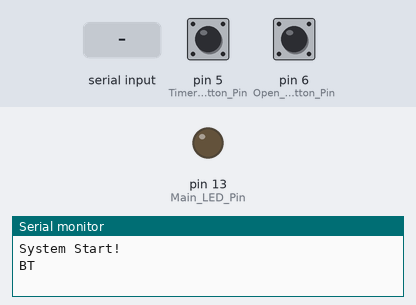
The sketch below on a simulated Arduino Uno, built with avr-gcc and run on an emulated ATmega328P. On the bench: output pins drawn as LEDs (lit = HIGH), the last lines printed to the serial monitor. Inputs (shaded band) come from the test bench; at power-on: pin 6 (Open_Button_Pin) LOW, pin 5 (Timer_Button_Pin) LOW.

Above: at 1.2 s.
1.3 s: pin 6 (Open_Button_Pin) pulled HIGH for 0.15 s
At 2.9 s:
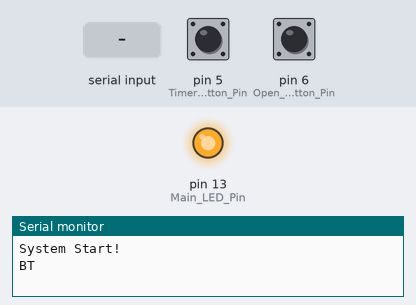
6.0 s: "1" received over the second serial link
At 8.8 s:
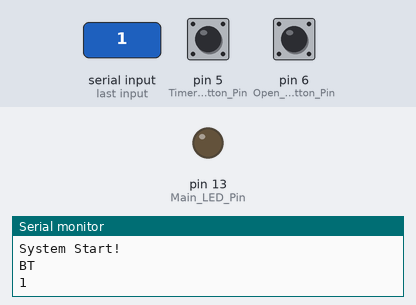
8.9 s: "2" received over the second serial link
At 11.1 s:
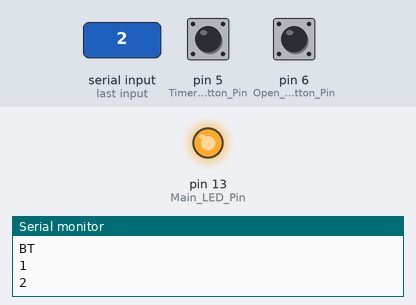
11.9 s: "3" received over the second serial link
At 14.7 s:
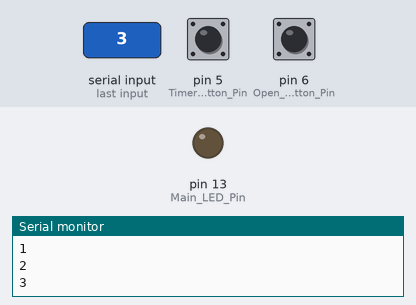
Timing chart, 0 to 16.2 s (numbered marks = the images above; inputs shaded):
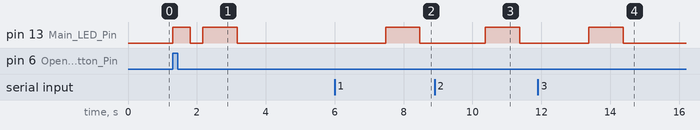

The sketch:

AirConditionerController.ino
```cpp
/*
 Name:		AirConditionerController.ino
 Created:	2018/5/16 下午 07:45:23
 Author:	UShi
*/

#include "IRremote.h"
#include "SoftwareSerial.h"

/// <summary>
/// 冷氣 26度
/// </summary>
unsigned int State1[] = { 3450, 3300, 900, 2450, 900, 2400, 900, 800, 900, 2450, 850, 2450, 900, 800, 900, 750, 900, 800, 900, 800, 900, 750, 900, 2450, 900, 800, 900, 750, 900, 2450, 900, 2400, 900, 2450, 900, 750, 950, 750, 900, 2450, 900, 750, 900, 800, 900, 800, 900, 2400, 900, 2450, 900, 2400, 900, 2450, 900, 750, 900, 2450, 900, 2450, 900, 2400, 900, 800, 900, 750, 3450, 3300, 900 };

/// <summary>
/// 冷氣 26度 睡眠
/// </summary>
unsigned int State2[] = { 3350, 3400, 800, 900, 800, 850, 850, 850, 800, 850, 850, 2500, 850, 850, 800, 850, 850, 2500, 800, 2500, 850, 2500, 800, 2500, 850, 2500, 850, 850, 800, 2500, 850, 2500, 800, 900, 800, 2500, 850, 2500, 800, 850, 850, 850, 850, 2500, 800, 850, 850, 2500, 800, 2500, 850, 850, 850, 850, 800, 2500, 850, 2500, 800, 900, 800, 2500, 850, 850, 800, 850, 3400, 3350, 850 };

/// <summary>
/// 冷氣 26度 取消睡眠
/// </summary>
unsigned int State3[] = { 3450, 3300, 900, 800, 900, 800, 850, 800, 900, 800, 900, 800, 850, 800, 900, 800, 900, 2450, 850, 2450, 900, 2450, 850, 2450, 900, 2450, 900, 2400, 950, 2400, 900, 2450, 850, 800, 900, 2450, 900, 2400, 900, 800, 900, 800, 900, 2400, 900, 800, 900, 2400, 900, 2450, 900, 800, 900, 750, 900, 2450, 900, 2400, 900, 800, 900, 2450, 900, 750, 900, 800, 3450, 3300, 900 };

/// <summary>
/// 冷氣 27度 睡眠
/// </summary>
unsigned int State4[] = { 3450, 3300, 950, 750, 900, 800, 900, 750, 900, 800, 900, 2450, 900, 750, 900, 800, 900, 2400, 950, 2400, 900, 2400, 950, 2400, 900, 2450, 900, 750, 900, 2450, 900, 2400, 900, 800, 900, 2450, 900, 2400, 900, 800, 900, 750, 950, 2400, 900, 800, 900, 2400, 900, 2450, 900, 750, 950, 750, 900, 2450, 900, 2400, 900, 800, 900, 2400, 900, 800, 900, 800, 3450, 3300, 900 };

/// <summary>
/// 送風 強
/// </summary>
unsigned int State5[] = { 3400, 3350, 850, 850, 800, 850, 850, 850, 850, 850, 800, 850, 850, 850, 850, 850, 800, 2500, 850, 2500, 800, 2500, 850, 2500, 800, 2500, 850, 2500, 850, 2500, 800, 2500, 850, 850, 800, 2500, 850, 850, 800, 2550, 800, 2500, 850, 850, 800, 850, 900, 2450, 850, 2500, 850, 800, 900, 2450, 850, 800, 900, 800, 900, 2450, 850, 2450, 900, 800, 850, 800, 3450, 3300, 900 };

IRsend irsend;
SoftwareSerial BT(10, 11); //PIN10及PIN11分別為RX及TX腳位
String GetDataPool;
const int Open_Button_Pin  = 6;
const int Timer_Button_Pin = 5;
const int Main_LED_Pin     = 13;
const int Serial_Port      = 9600;
const uint64_t One_Hour    = 3600000;
uint64_t TimerCounter      = 0;
boolean TimerFlag          = false;
boolean Lock               = false;

void setup()
{
    Serial.begin(Serial_Port);
    Serial.println("System Start!");
    pinMode(Main_LED_Pin, OUTPUT);
    pinMode(Open_Button_Pin, INPUT);
    pinMode(Timer_Button_Pin, INPUT);
    BT.begin(Serial_Port);
    BT.println("BT is ready!");
    Serial.println("BT");
}

void loop()
{
    UseButtonOpen(digitalRead(Open_Button_Pin));
    TimerButton(digitalRead(Timer_Button_Pin));

    if (!Lock)
        Bluetooth();

    if (TimerFlag)
        CalculationTimer();
}

void UseButtonOpen(int readData)
{
    if (readData == HIGH)
    {
        digitalWrite(Main_LED_Pin, HIGH);
        delay(500);
        digitalWrite(Main_LED_Pin, LOW);
        delay(100);
        IRControl('1');
    }
    else
    {
        digitalWrite(Main_LED_Pin, LOW);
    }
}

void TimerButton(int readData)
{
    if (readData == HIGH)
    {
        TimerFlag = true;
        TimerCounter += One_Hour;
        Serial.println("TimerButton On");
    }
}

void CalculationTimer()
{
    TimerCounter -= 1;

    if (TimerCounter <= 0)
    {
        Serial.println("CalculationTimer Off");
        IRControl('1');
        TimerFlag = false;
        TimerCounter = 0;
    }
}

void CMDActivity()
{
    digitalWrite(Main_LED_Pin, HIGH);
    delay(1000);
    digitalWrite(Main_LED_Pin, LOW);
    Lock = false;
}

void IRControl(char inputData)
{
    Lock = true;
    delay(200);
    switch (inputData)
    {
    case '1':
        irsend.sendRaw(State1, 70, 38);
        BT.println("State1");
        break;
    case '2':
        irsend.sendRaw(State2, 70, 38);
        BT.println("State2");
        break;
    case '3':
        irsend.sendRaw(State3, 70, 38);
        BT.println("State3");
        break;
    case '4':
        irsend.sendRaw(State4, 70, 38);
        BT.println("State4");
        break;
    case '5':
        irsend.sendRaw(State5, 70, 38);
        BT.println("State5");
        break;
    default:
        Serial.println(inputData);
        Serial.println("IRControl Default");
        break;
    }
    CMDActivity();
}

void Bluetooth()
{
    if (BT.available() > 0)
    {
        delay(200); // 等資料
        GetDataPool = BT.readString();
        Serial.println(GetDataPool);
        IRControl(GetDataPool.charAt(0));
    }
}
```

Measured:
- after the input at 1.3 s, pin 13 (Main_LED_Pin): LOW → HIGH at once, → LOW 0.50 s later, → HIGH 0.38 s later, → LOW 1.0 s later
- after the input at 6.0 s, pin 13 (Main_LED_Pin): LOW → HIGH after 1.5 s, → LOW 1.0 s later
- after the input at 8.9 s, pin 13 (Main_LED_Pin): LOW → HIGH after 1.5 s, → LOW 1.0 s later
- after the input at 11.9 s, pin 13 (Main_LED_Pin): LOW → HIGH after 1.5 s, → LOW 1.0 s later
